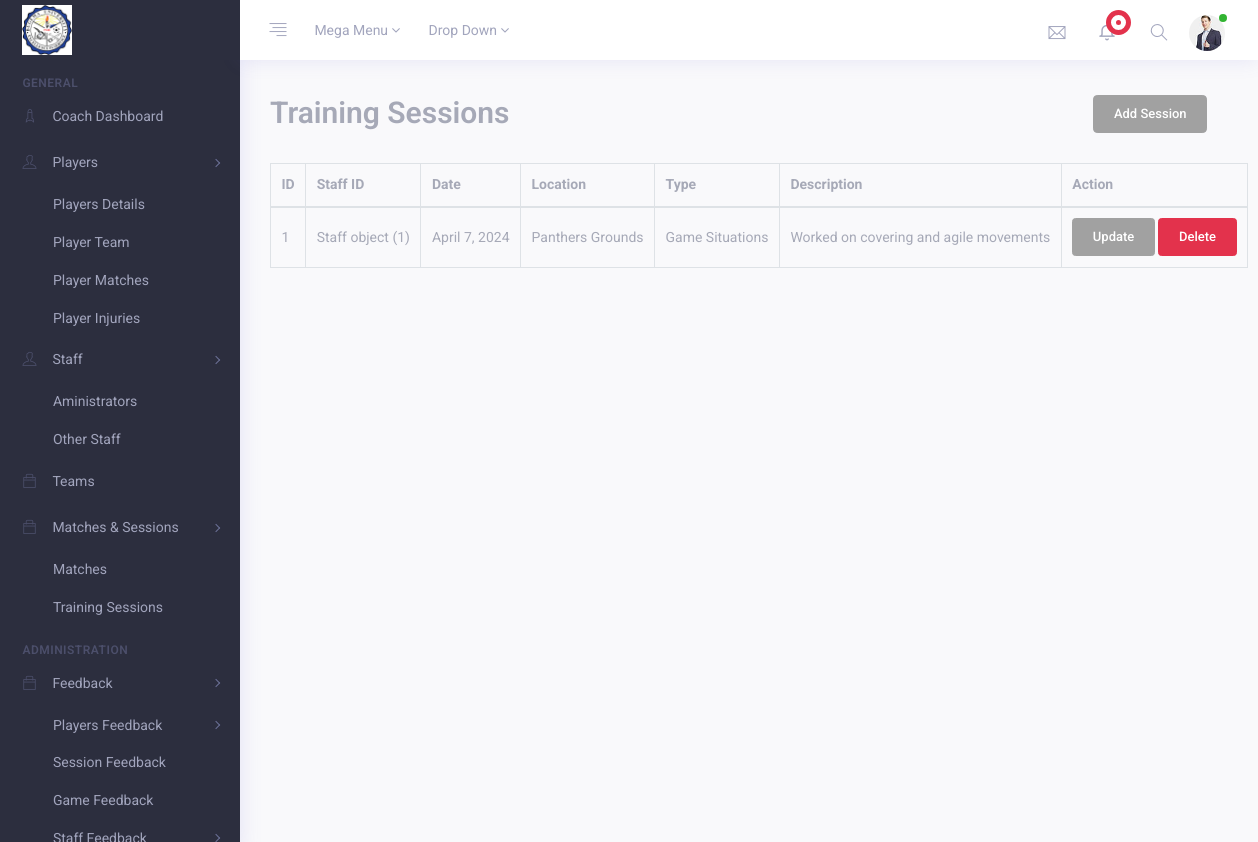
Page /coach/coach_sessions/ on the committed database.
### administrator/models.py (models this page shows)
class TrainingSession(models.Model):
    training_session_id = models.AutoField(primary_key=True)
    staff_id = models.ForeignKey(Staff, on_delete=models.CASCADE)
    date = models.DateField(default=None)
    location = models.CharField(max_length=100)
    type_choices = [
        ('Game Situations', 'Game situations'),
        ('Physical Fitness', 'Physical Fitness'),
        ('Mental Fitness', 'Mental Fitness'),
    ]
    type = models.CharField(max_length=50, choices=type_choices, default='Game Situations')
    description = models.TextField(blank=True, max_length=500)

class Staff(models.Model):
    staff_id = models.AutoField(primary_key=True)
    first_name = models.CharField(max_length=100)
    last_name = models.CharField(max_length=100)
    role_choices = [
        ('Head Coach', 'Head Coach'),
        ('Assistant Coach', 'Assistant Coach'),
        ('Manager', 'Manager'),
        ('Fitness Coach', 'Fitness Coach'),
        ('Team Doctor', 'Team Doctor'),
    ]
    role = models.CharField(max_length=50, choices=role_choices, default='Head Coach')
    contact_no = models.CharField(max_length=50)

### coach/views.py (the view)
# urls.py: path('coach_sessions/', views.coach_sessions, name="coach_sessions"),
def coach_sessions(request):
    coach_sessions = TrainingSession.objects.all()
    return render(request, "coach_sessions.html", {'coach_sessions': coach_sessions})

### coach/templates/coach_sessions.html (shortened to what this page needs)
{% extends 'coachroot.html' %}
{% load static %}
{% block content %}
{% load crispy_forms_tags %}
<div class="container-fluid">
    <div class="row">
        <div class="col-md-12 m-b-30">
            <form method="POST" action="">
                <div class="row">
                  <div class="col-10">
                    <h2 class="text-muted">Training Sessions</h2>
                  </div>
                  <div class="col-2">
                    <a class="btn btn-lg btn-secondary" href="{% url 'coach_add_session' %}" role="button">Add Session</a>
                  </div>
              </div><br />
                <div class="display_table">
                    <table class='table table-bordered'>
                      <thead>
                        <tr>
                          <th>ID</th>
                          <th>Staff ID</th>
                          <th>Date</th>
                          <th>Location</th>
                          <th>Type</th>
                          <th>Description</th>
                          <th>Action</th>
                        </tr>
                      </thead>
                      {% for session in coach_sessions %}
                      <tbody>
                        <tr>
                          <td>{{ session.training_session_id }}</td>
                          <td>{{ session.staff_id }}</td>
                          <td>{{ session.date }}</td>
                          <td>{{ session.location }}</td>
                          <td>{{ session.type }}</td>
                          <td>{{ session.description }}</td>
                          <td>
                              <a href="" class="btn btn-secondary">Update</a>
                              <a href="" class="btn btn-danger">Delete</a>
                          </td>
                        </tr>
                      </tbody>
                      {% endfor %}
                    </table>
            </form>
        </div>
    </div>
</div>
{% endblock content %}

### rows in the picture
TrainingSession: training_session_id "1", staff_id "Staff object (1)", date "April 7, 2024", location "Panthers Grounds", type "Game Situations", description "Worked on covering and agile movements"
